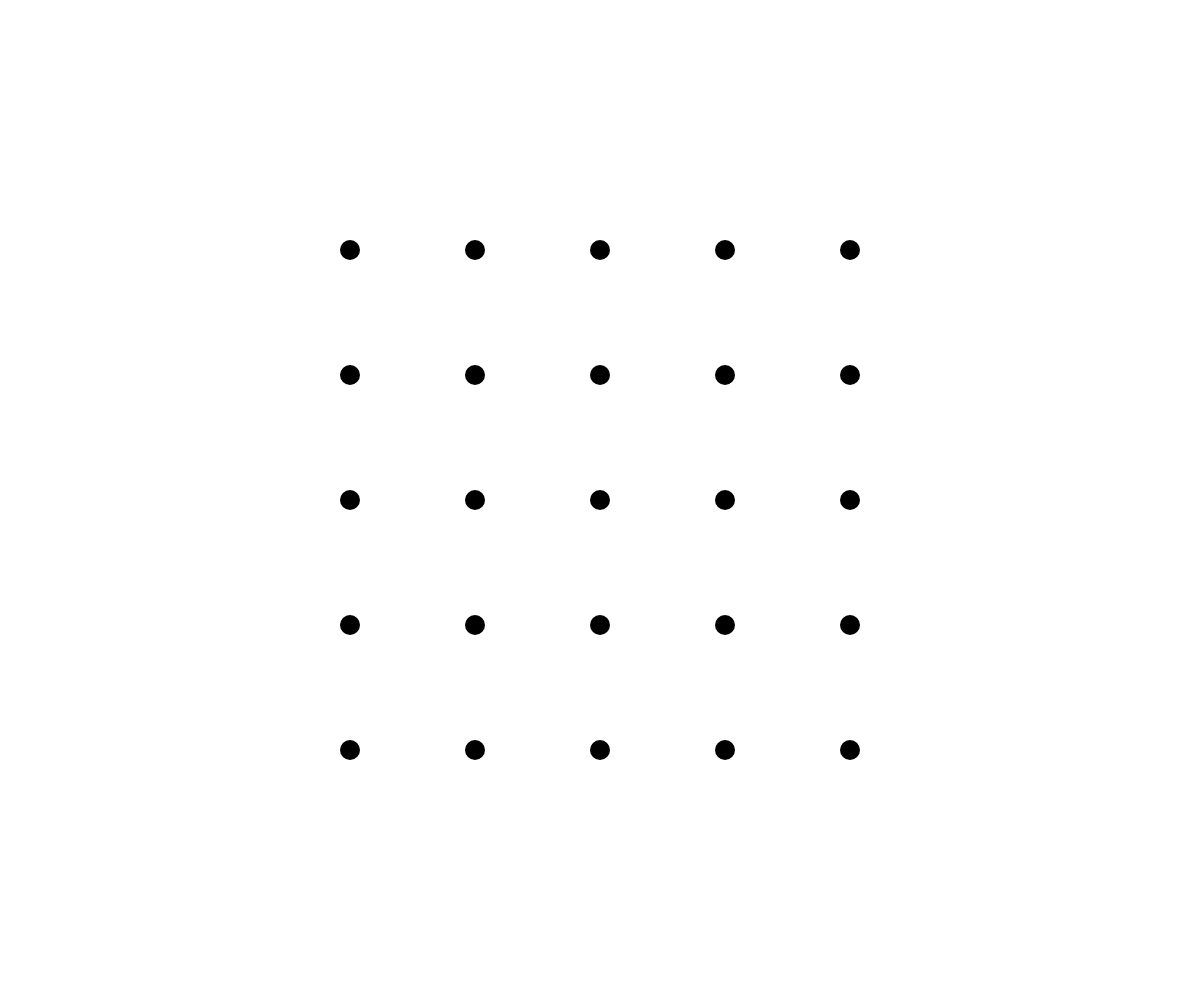
Frame 1 (no input)
Frame 60 (no input): identical to frame 1, image omitted
Frame 120 (the mouse pressed at the canvas centre since frame 60): identical to frame 1, image omitted

The p5.js sketch that drew this single still picture (run headless with seeded random() and noise() and a simulated clock; from frame 60 on, the mouse is pressed at the canvas centre):

// p5.js sketch
// ── sketch.js
window.setup = function () {
  createCanvas(windowWidth, windowHeight);
  rectMode(CENTER);
  background(255);
};

window.windowResized = function () {
  resizeCanvas(windowWidth, windowHeight);
};
let strokeW = 20;
window.draw = function () {
  const objSize = min(width, height) / 2;

  const centerX = width / 2;
  const centerY = height / 2;
  background(255);
  fill(0);
  noStroke();
  fill(0);
  noStroke();
  const gridCount = 5;
  const pointSize = strokeW;

  for (let x = 0; x < gridCount; x++) {
    for (let y = 0; y < gridCount; y++) {
      const xPos = map(
        x,
        0,
        gridCount - 1,
        centerX - objSize / 2,
        centerX + objSize / 2,
        x
      );
      const yPos = map(
        y,
        0,
        gridCount - 1,
        centerY - objSize / 2,
        centerY + objSize / 2,
        y
      );
      circle(xPos, yPos, pointSize);
    }
  }
};
